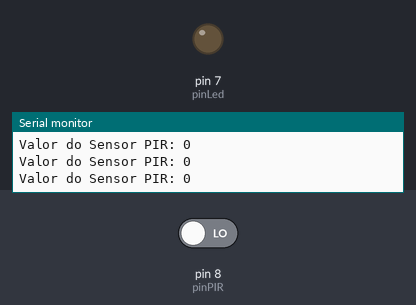
Simulated run of this sketch. Board: Arduino Uno, built with avr-gcc and run on an emulated ATmega328P. Parts: output pins drawn as LEDs (lit = HIGH), the last lines printed to the serial monitor. The test bench sets the inputs (shaded band); at power-on: pin 8 (pinPIR) LOW.

Above: at 1.2 s.
1.3 s: pin 8 (pinPIR) driven HIGH
At 1.8 s:
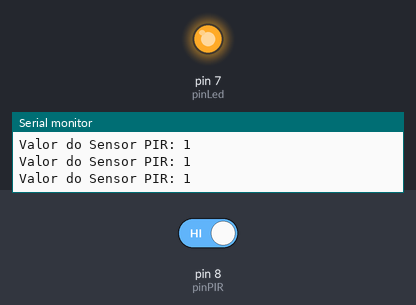
2.8 s: pin 8 (pinPIR) driven LOW
At 4.1 s:
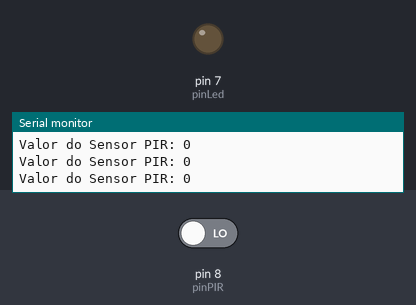
Timing chart, 0 to 5.8 s (numbered marks = the images above; inputs shaded):
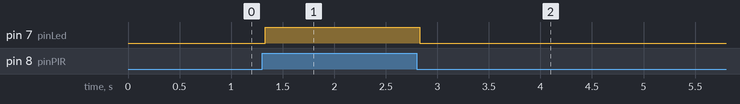

The sketch:

SensorDePresenca.ino
```cpp
int pinPIR = 8;
int pinLed = 7;
int valorSensorPIR = 0;

void setup() {
  Serial.begin(9600); //Inicializando o serial monitor

  //Pinos de entrada ou de saída
  pinMode(pinPIR,INPUT);
  pinMode(pinLed,OUTPUT);
}

void loop() {
   valorSensorPIR = digitalRead(pinPIR);

    Serial.print("Valor do Sensor PIR: ");
    Serial.println(valorSensorPIR);

    if(valorSensorPIR == 1){
          digitalWrite(pinLed, HIGH);
      }
      else{
          digitalWrite(pinLed, LOW);
        }
}
```

Measured:
- after the input at 1.3 s, pin 7 (pinLed): LOW → HIGH at once
- after the input at 2.8 s, pin 7 (pinLed): HIGH → LOW at once
